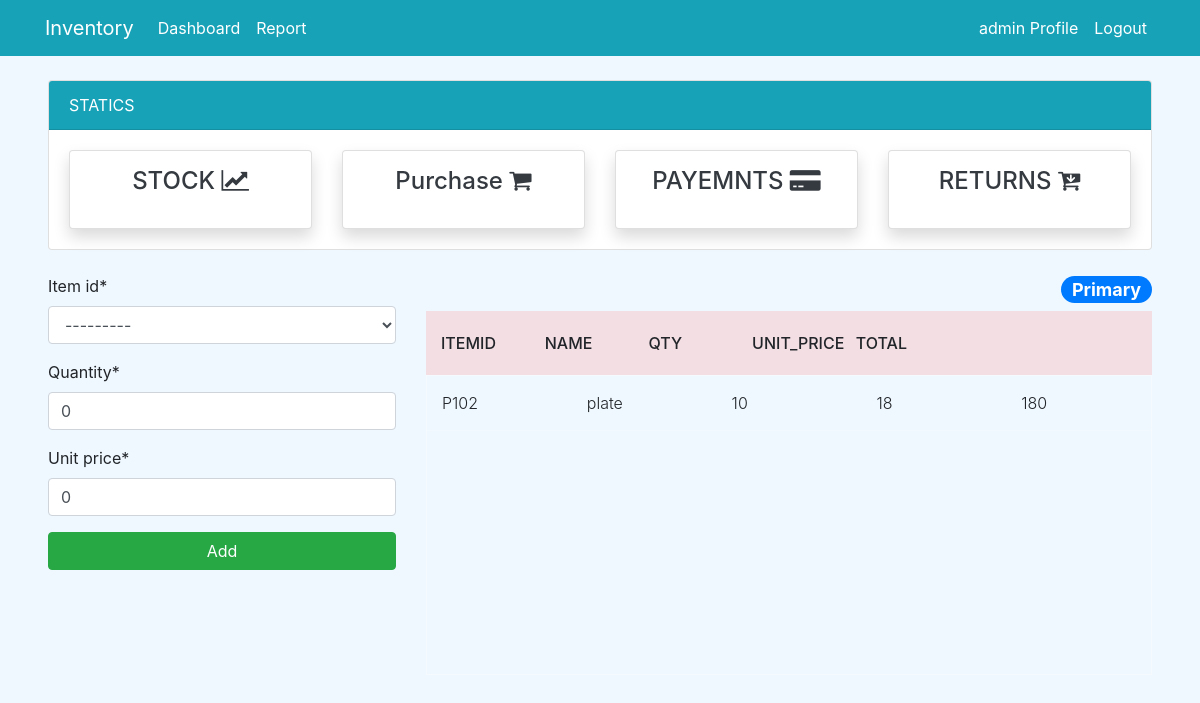
Before: /purchase/add/13 (signed in) with the older database file.
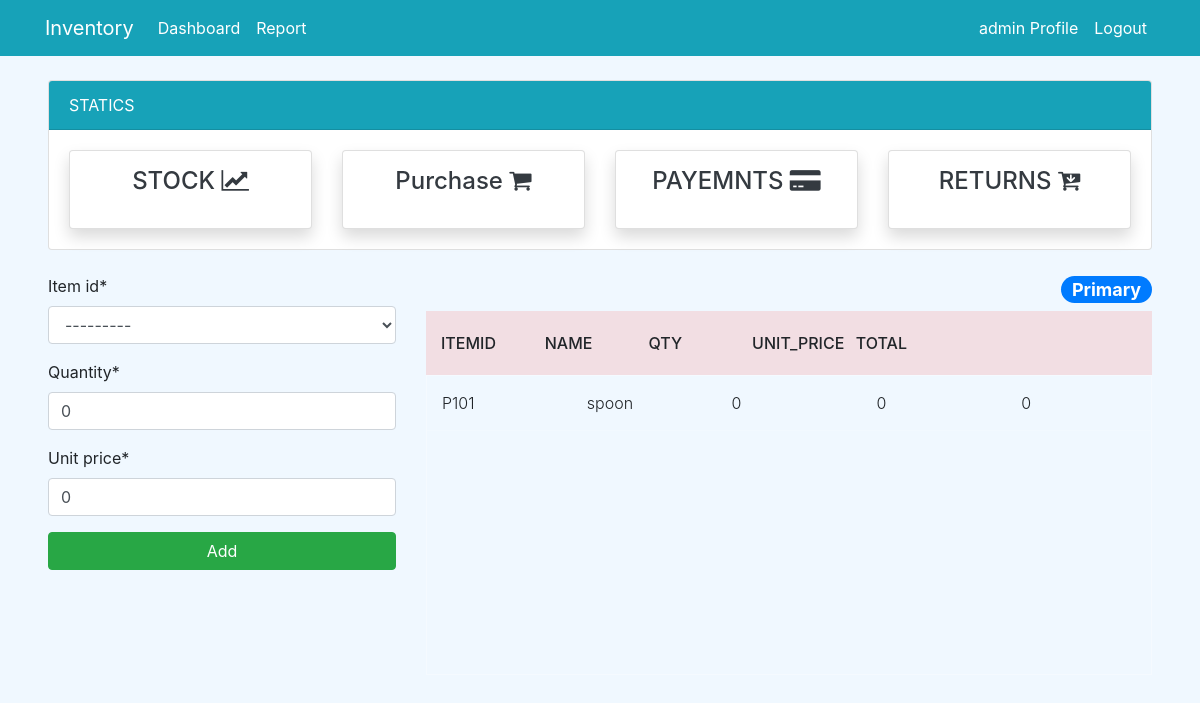
After: the same page with the newer database file.
### dashboard/models.py (models this page shows)
class PurchasedItems(models.Model):
    po_number = models.ForeignKey(PurchaseOrder, on_delete=models.CASCADE,null=True)
    vendor_id = models.ForeignKey(Vendor, on_delete=models.CASCADE,null=True)
    item_id = models.ForeignKey(Item, on_delete=models.CASCADE,null=True)
    item_name = models.CharField(max_length=100, null=True)
    quantity = models.PositiveIntegerField(null=True, default=0)
    unit_price = models.IntegerField(null=True, default=0)
    total_amt = models.IntegerField(null=True)
    def total_amt(self):
        return self.quantity * self.unit_price
    @property
    def item_name(self):
        return self.item_id.name

class Item(models.Model):
        item_no = models.IntegerField(null=True)
        item_id = models.CharField(max_length=10,null=True)
        name = models.CharField(max_length=100, null=True, blank=False)
        unit_price = models.PositiveBigIntegerField(null=True,blank=True)
        qty_available = models.PositiveIntegerField(null=True, default=0)
        qty_sold = models.PositiveIntegerField(null=True, default=0)
        status = models.BooleanField(default=False)
        def __str__(self):
            return self.item_id

### dashboard/views.py (the view)
# urls.py: path('purchase/add/<vendor_id>',views.purchase_add,name='purchase_add'),
@login_required
def purchase_add(request, vendor_id):
    vendors = Vendor.objects.all()
    items = Item.objects.all()
    purchase_orders = PurchaseOrder.objects.all()
    purchased_items = PurchasedItems.objects.all()
    if request.method == "POST":
        form = PurchasedItemForm(request.POST)
        if form.is_valid():
            form.save()
    else:
        form = PurchasedItemForm
    context = {
        'vendors': vendors,
        'items' : items,
        'purchased_items' : purchased_items,
        'form' : form,
        'purchase_orders':purchase_orders,
    }
    return render(request, 'purchase/purchase_add.html',context)

### templates/purchase/purchase_add.html (shortened to what this page needs)
{% extends 'partial/base.html' %}
{% load crispy_forms_tags %}
{% block content %}
{% include 'partial/topnav_staff.html'%}
<div class="mx-5">
	<div class="row my-4">
        <div class="col-md-4">
			<form method="post">
				{{form|crispy}}
				<input class="btn btn-success btn-block" data-backdrop="static" type="submit" value="Add">
			</form>
		</div>
		<div class="col-md-8">
      <div class="text-right">
        <h4><span class="badge badge-pill badge-primary">Primary</span></h4>
      </div>
			<div class="tbl-header">
				<table cellpadding="0" cellspacing="0" border="0">
				  <thead>
					<tr>
					  <th scope="col">ItemID</th>
					  <th scope="col">Name</th>
					  <th scope="col">Qty</th>
					  <th scope="col">Unit_Price</th>
					  <th scope="col">Total</th>
					  <th scope="col"></th>
					  <th scope="col"></th>
					</tr>
				  </thead>
				</table>
			  </div>
			  <div class="tbl-content">
				<table cellpadding="0" cellspacing="0" border="0">
				  <tbody>
					{% for purchased_item in purchased_items %}
					<tr>
					  <td>{{ purchased_item.item_id }}</td>
					  <td>{{ purchased_item.item_name }}</td>
					  <td>{{ purchased_item.quantity }}</td>
					  <td>{{ purchased_item.unit_price }}</td>
					  <td>{{ purchased_item.total_amt }}</td>
					</tr>
					{% endfor %}
				  </tbody>
				</table>
			  </div>
		</div>
	</div>
</div>
{% endblock %}

Changed rows visible on the page:
removed PurchasedItems: item_id "P102", item_name "plate", quantity "10", unit_price "18", total_amt "180"
added PurchasedItems: item_id "P101", item_name "spoon", quantity "0", unit_price "0", total_amt "0"
